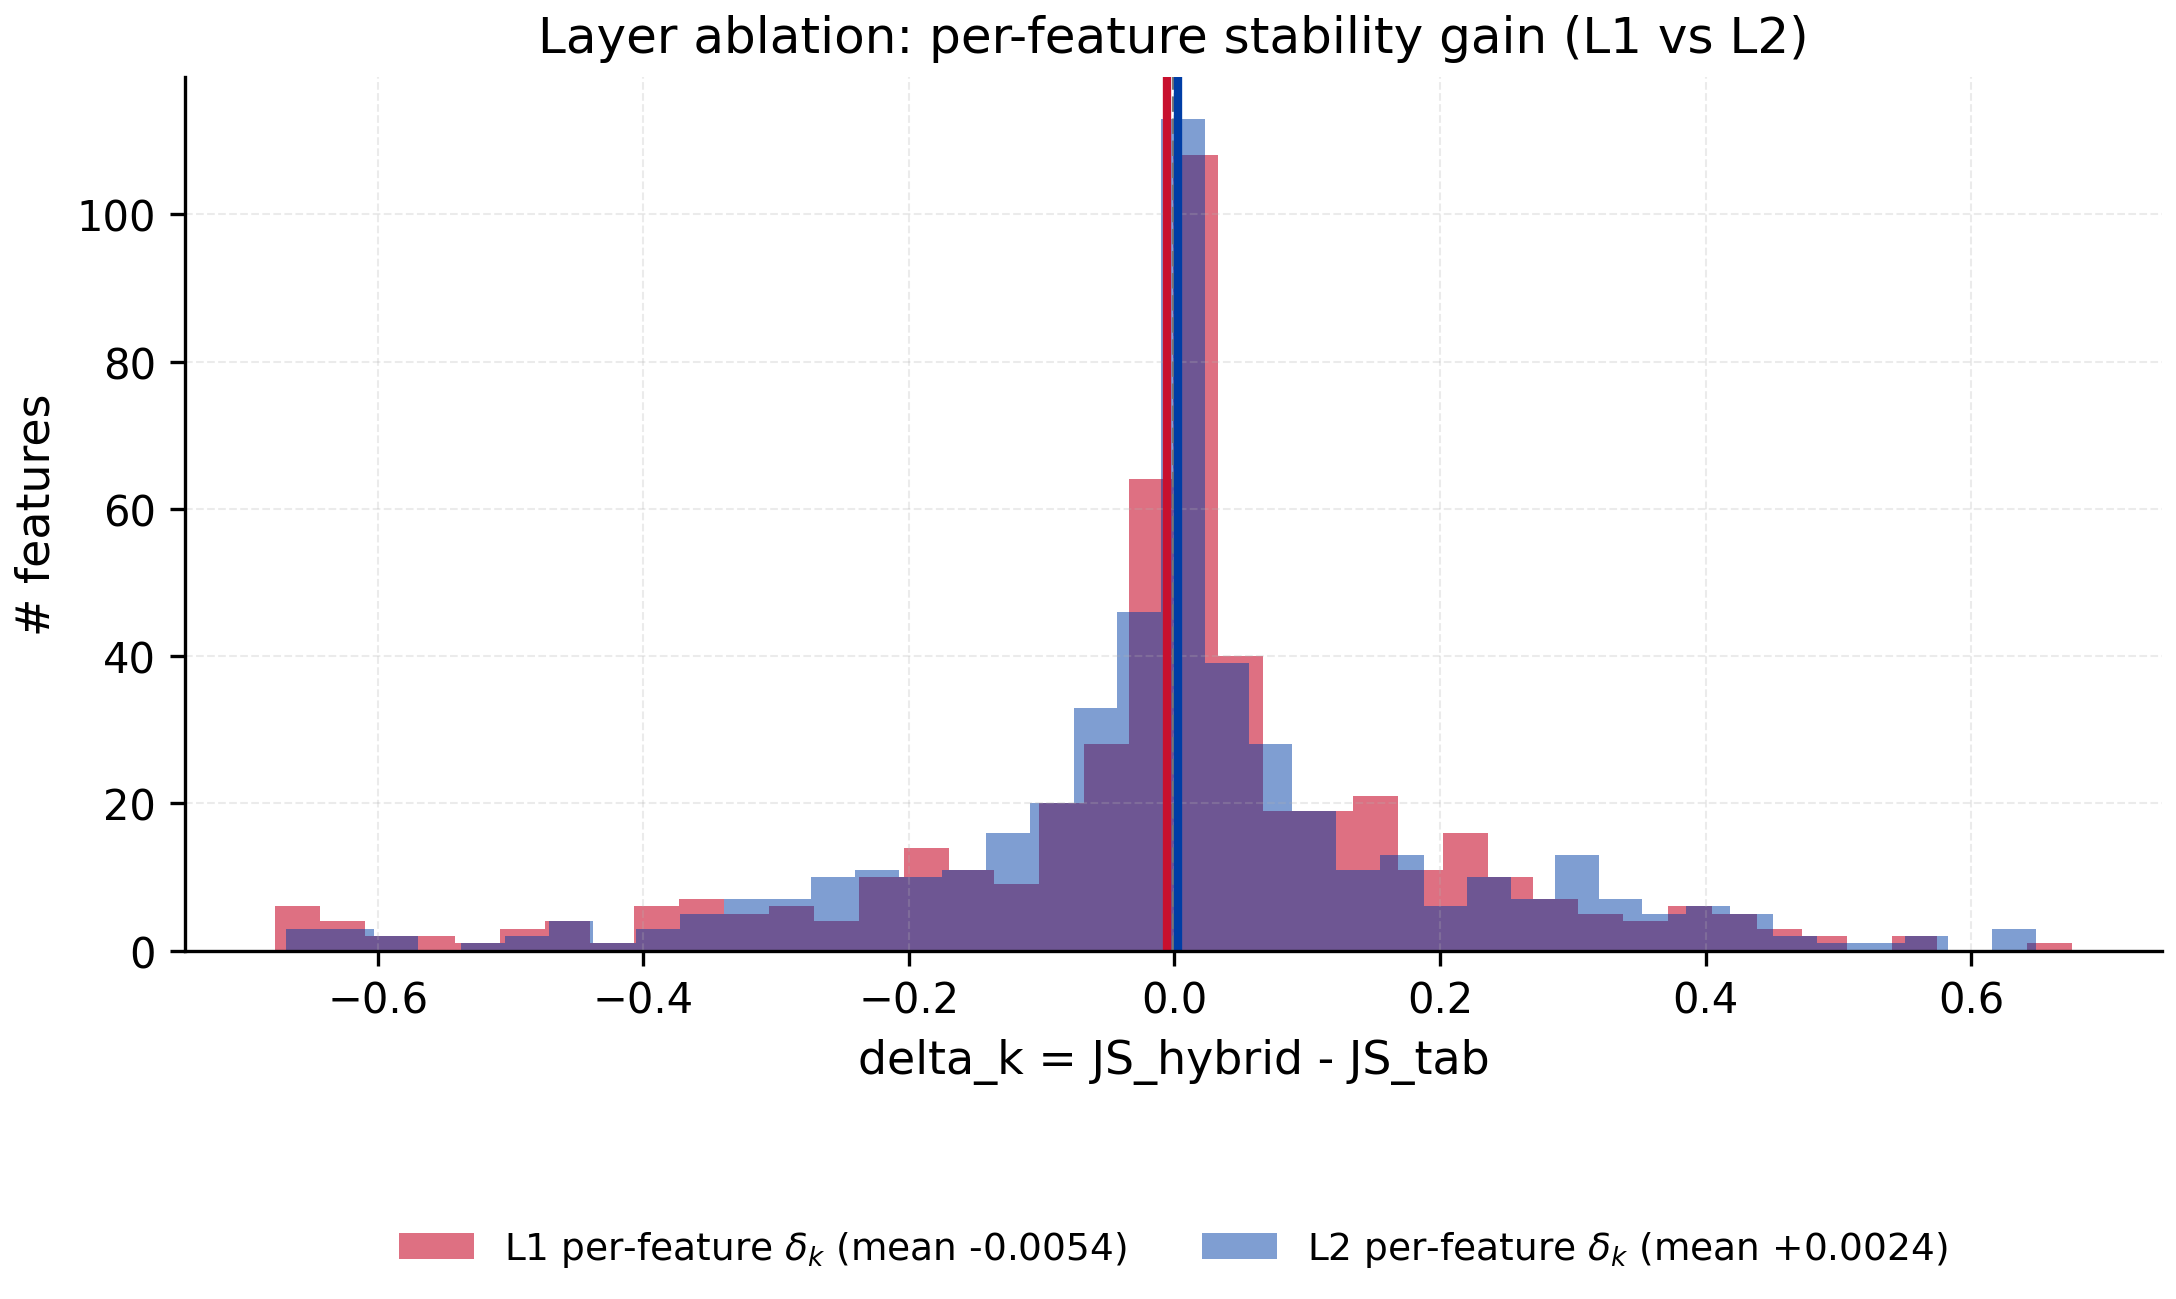

This figure's Python source:
"""
Quantlet F9_layer_ablation

Layer ablation: per-feature stability gain delta_k under L1 vs L2 SAGE embeddings.

Datafile(s): stability_xgb_tab_vs_xgb_sage_l1_block_time.parquet, stability_xgb_tab_vs_xgb_sage_l2_block_time.parquet
Output:      F9_layer_ablation.pdf

Run from inside this folder:
    python F9_layer_ablation.py
or open F9_layer_ablation.ipynb in Jupyter.
"""
from pathlib import Path

PALETTE = {
    "main_blue": "#003DA5",
    "ida_red":   "#C8102E",
    "forest":    "#228B22",
    "crimson":   "#DC143C",
    "grey":      "#777777",
    "light":     "#CCCCCC",
}

def set_rcparams():
    import matplotlib as mpl
    mpl.rcParams.update({
        "font.family": "DejaVu Sans",
        "font.size": 11, "axes.labelsize": 11, "axes.titlesize": 12,
        "axes.spines.top": False, "axes.spines.right": False,
        "axes.grid": True, "grid.alpha": 0.25,
        "grid.linestyle": "--", "grid.linewidth": 0.5,
        "legend.frameon": False, "legend.fontsize": 10,
        "xtick.labelsize": 10, "ytick.labelsize": 10,
        "figure.dpi": 100, "savefig.dpi": 300,
        "savefig.bbox": "tight", "savefig.pad_inches": 0.05,
        "pdf.fonttype": 42, "ps.fonttype": 42,
    })

def save_fig(fig, name, out_dir):
    out_dir = Path(out_dir); out_dir.mkdir(parents=True, exist_ok=True)
    pdf = out_dir / f"{name}.pdf"; png = out_dir / f"{name}.png"
    fig.savefig(pdf, transparent=True); fig.savefig(png, transparent=True)
    return pdf, png

def legend_below(ax, y_offset=-0.18, ncol=None, fontsize=9):
    h, l = ax.get_legend_handles_labels()
    if not h: return
    if ncol is None: ncol = min(len(h), 4)
    ax.legend(h, l, loc="upper center", bbox_to_anchor=(0.5, y_offset),
              ncol=ncol, frameon=False, fontsize=fontsize)


import numpy as np
import pandas as pd
import matplotlib.pyplot as plt

set_rcparams()

# ---------------------------------------------------------------------------
# Single-set (quantile b=50) per-feature stability gains from the one end-to-end run
# behind Table 2 (tab:primary): L1 mean delta_k = -0.0054, L2 mean delta_k = +0.0024.
# Both distributions sit at the null floor and overlap around zero -- neither layer
# stabilizes above the re-seeded null (App. E). L1 is marginally more negative and
# tighter than L2, but the difference is within the null.
# ---------------------------------------------------------------------------
d1 = pd.read_parquet("stability_xgb_tab_vs_xgb_sage_l1_block_time.parquet")
d2 = pd.read_parquet("stability_xgb_tab_vs_xgb_sage_l2_block_time.parquet")
m1, m2 = d1["delta_obs"].mean(), d2["delta_obs"].mean()

fig, ax = plt.subplots(figsize=(8.5, 5.2))
ax.hist(d1["delta_obs"], bins=40, alpha=0.6, color=PALETTE["ida_red"],
        label=f"L1 per-feature $\\delta_k$ (mean {m1:+.4f})")
ax.hist(d2["delta_obs"], bins=40, alpha=0.5, color=PALETTE["main_blue"],
        label=f"L2 per-feature $\\delta_k$ (mean {m2:+.4f})")
ax.axvline(0, color=PALETTE["grey"], linestyle="--", lw=1)
ax.axvline(m1, color=PALETTE["ida_red"], linestyle="-", lw=2)
ax.axvline(m2, color=PALETTE["main_blue"], linestyle="-", lw=2)
ax.set_xlabel("delta_k = JS_hybrid - JS_tab")
ax.set_ylabel("# features")
ax.set_title("Layer ablation: per-feature stability gain (L1 vs L2)")
legend_below(ax, y_offset=-0.28, ncol=2)
fig.subplots_adjust(bottom=0.32)
pdf, png = save_fig(fig, "F9_layer_ablation", ".")
plt.close(fig)
print("saved:", pdf, "single-set means L1", round(m1,4), "L2", round(m2,4))
